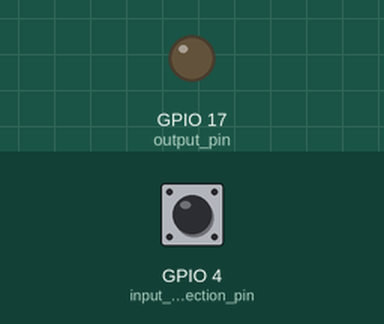
Recording of a program running on a simulated Raspberry Pi (BCM pin numbers). Parts: output pins drawn as LEDs (lit = HIGH). The inputs (shaded band) are chosen by the test bench; at power-on: GPIO 4 (input_detection_pin) LOW. What the program prints to the terminal is not drawn.

Above: at 1.2 s.
1.3 s: GPIO 4 (input_detection_pin) pulled HIGH for 0.15 s
At 1.37 s:
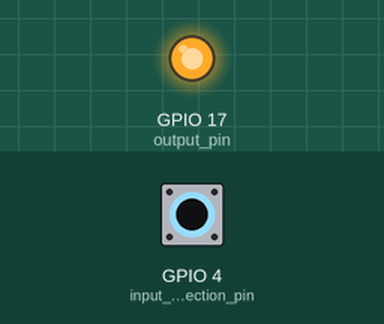
2.9 s: GPIO 4 (input_detection_pin) pulled HIGH for 3.2 s
At 7.3 s:
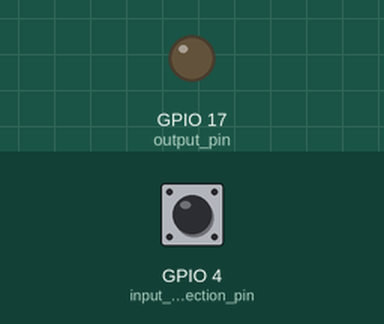
Timing chart, 0 to 8.8 s (numbered marks = the images above; inputs shaded):
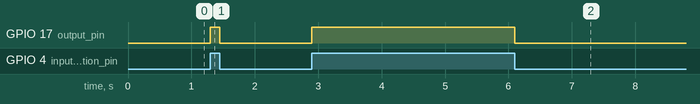

The program:

button_push.py
```python
#!/usr/bin/env python3

# The first line will make your IDE complain, unless you are somehow running directly on a Raspberry Pi
import RPi.GPIO as GPIO
import time
import sys


# The following has nothing to do with this particular program, and is just here for easy Raspberry Pi reference;
# Possible GPIO Pins (Broadcom SOC Channel Numbering) for the Raspberry Pi:
# 4, 17, 27, 22, 5, 6, 13, 19, 26, 18, 23, 24, 25, 12, 16, 20, 21

# Here we're just setting some collections and parameters that we will be using
input_detection_pin = 4
output_pin = 17

# Wake up every minute
wakeup_period_s = 60


# Print out the name of the script that is running...
def print_filename():
    filename = sys.argv[0]
    print("{} is running".format(filename))


# This is the functionality that will be carried out when the switch is opened and closed
def cb_on_input_change(changed_pin):

    is_latch_closed = GPIO.input(changed_pin)

    # If uncommented, the following line will set the output as the opposite of the input
    # GPIO.output(output_pin, not is_latch_closed)

    # If uncommented, the following line will set the output as the same as the input
    GPIO.output(output_pin, is_latch_closed)


# Initialization of the GPIO pins
def initialize_GPIO():

    # We are going to refer to the pins by the Broadcom SOC channel numbering.
    GPIO.setmode(GPIO.BCM)

    # Input pin set-up
    # I have not yet figured out how to get the pull-up/pull-down to work in software, but I try here anyway
    GPIO.setup(input_detection_pin, GPIO.IN, pull_up_down=GPIO.PUD_DOWN)

    # Output pin initialization
    GPIO.setup(output_pin, GPIO.OUT, initial=0)


def declare_GPIO_functionality():

    # Declaring the name of the function that will be called when the state of the input changes;
    # This will detect both rising-edge and falling-edge events (GPIO.BOTH)
    GPIO.add_event_detect(input_detection_pin,
                          GPIO.BOTH,
                          callback=cb_on_input_change)

    # Calling the callback function once, to initialize the input/output relationship prior to an input event
    cb_on_input_change(input_detection_pin)

# The first method that will be called
def main():
    try:
        print_filename()
        initialize_GPIO()
        declare_GPIO_functionality()

        # This loop just keeps the program running. The callback functionality isn't dependant on things being "awake"
        while True:
            time.sleep(wakeup_period_s)
    except KeyboardInterrupt:
        pass
    finally:
        # A bit of house-keeping when we shut-down to make sure we're not bad citizens
        GPIO.cleanup()


# This is where "Main" is actually called...
if __name__ == "__main__":
    main()
```

Measured:
- after the input at 1.3 s, GPIO 17 (output_pin): LOW → HIGH at once, → LOW 0.15 s later
- after the input at 2.9 s, GPIO 17 (output_pin): LOW → HIGH at once, → LOW 3.2 s later
